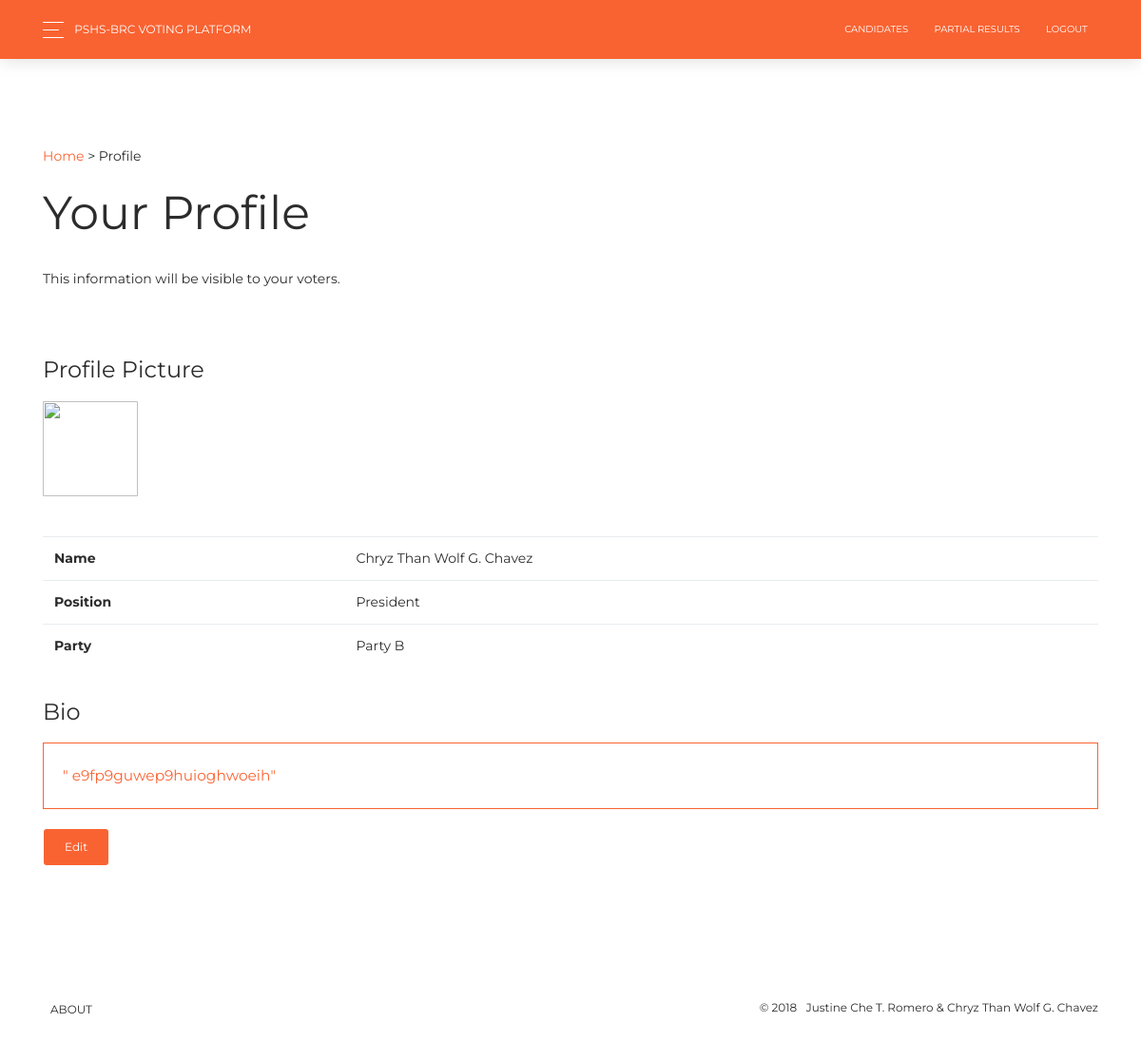
The page /index.php?mode=candidate&action=profile_view (signed in) on the database as committed earlier.
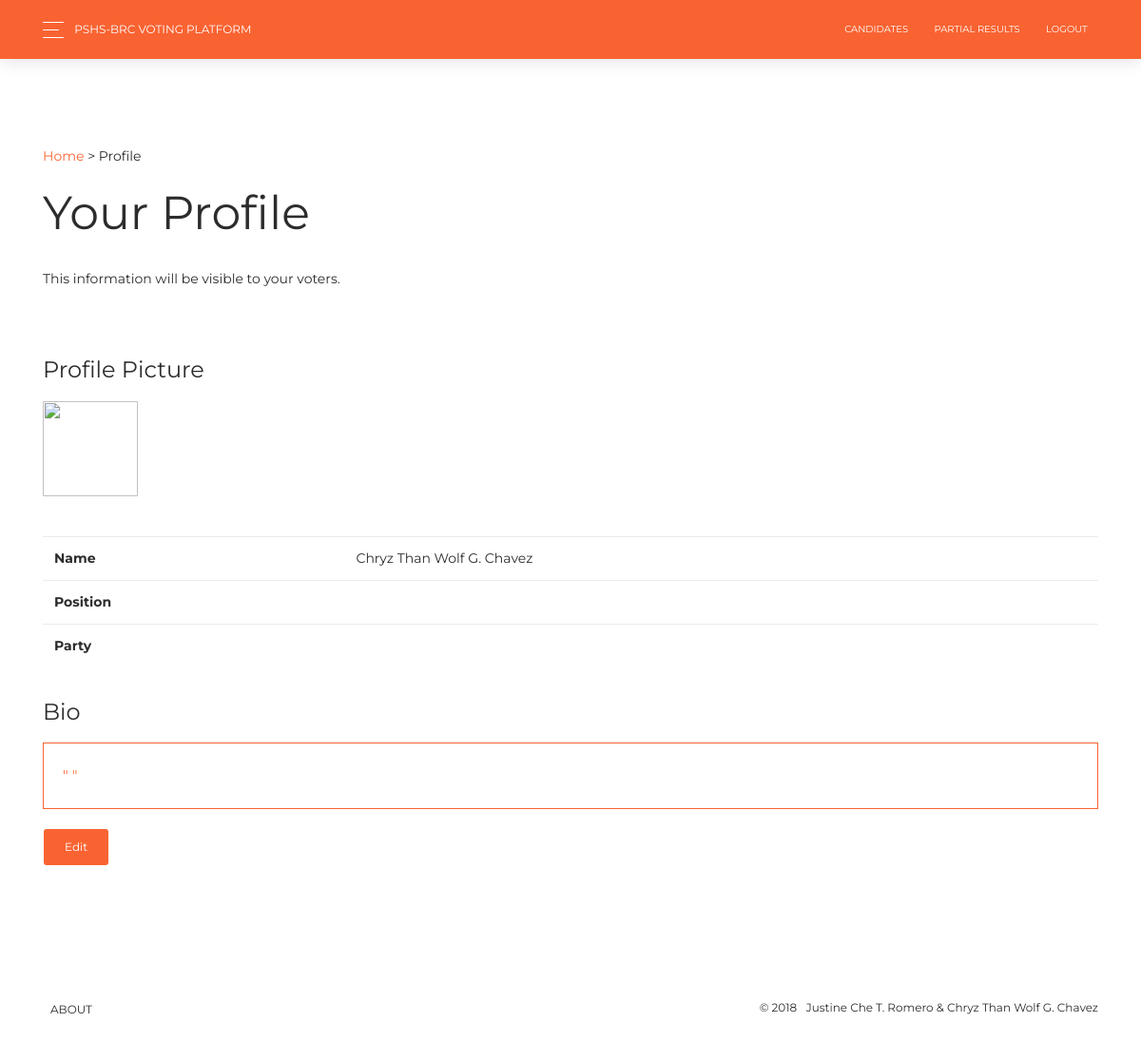
The same page on the database as committed later.
### tables this page shows
CREATE TABLE `candidate` (
  `id` int(11) NOT NULL,
  `user` int(11) NOT NULL,
  `position` text NOT NULL,
  `details` text NOT NULL,
  `party` text NOT NULL,
  `votes` int(11) NOT NULL,
  `imagename` text NOT NULL,
  `image` mediumblob NOT NULL
);

### candidate/profile_view.php (the view, shortened to what this page needs)
<?php
    $a = $user['id'];
    $temp = mysqli_query($conn,"SELECT * FROM `candidate` WHERE `user`='$a'");
    $temp = mysqli_fetch_assoc($temp);
?>
<br><br>
<div class="container">
	<a href="index.php">Home</a> > Profile <br><br>
	<h1>Your Profile</h1>
    <p>
        This information will be visible to your voters.
    </p>
        <br>
        <h4>Profile Picture</h4>
        <img src="candidate/fetchimage.php?candidate=<?php echo $a ?>" width=100 height=100 >
        <br><br><br>
        <table class="table">
            <tbody>
                <tr>
                    <th>Name</th>
                    <td><?php echo $user['name'] ?></td>
                </tr>
                <tr>
                    <th>Position</th>
                    <td><?php echo ucwords($temp['position'])?></td>
                </tr>
                <tr>
                    <th>Party</th>
                    <td><?php echo ucwords($temp['party'])?></td>
                </tr>
            </tbody>
        </table>
        <blockquote>
            <h4>Bio</h4>
            <p class="blockquote blockquote-primary">
                " <?php echo $temp['details']?>"
            </p>
        </blockquote>
        <a href="index.php?mode=candidate&action=profile_edit" class="btn btn-primary">Edit</a>
</div>

Rows that differ between the two databases and show on the page:
removed candidate: position "President", party "Party B", details "e9fp9guwep9huioghwoeih"
